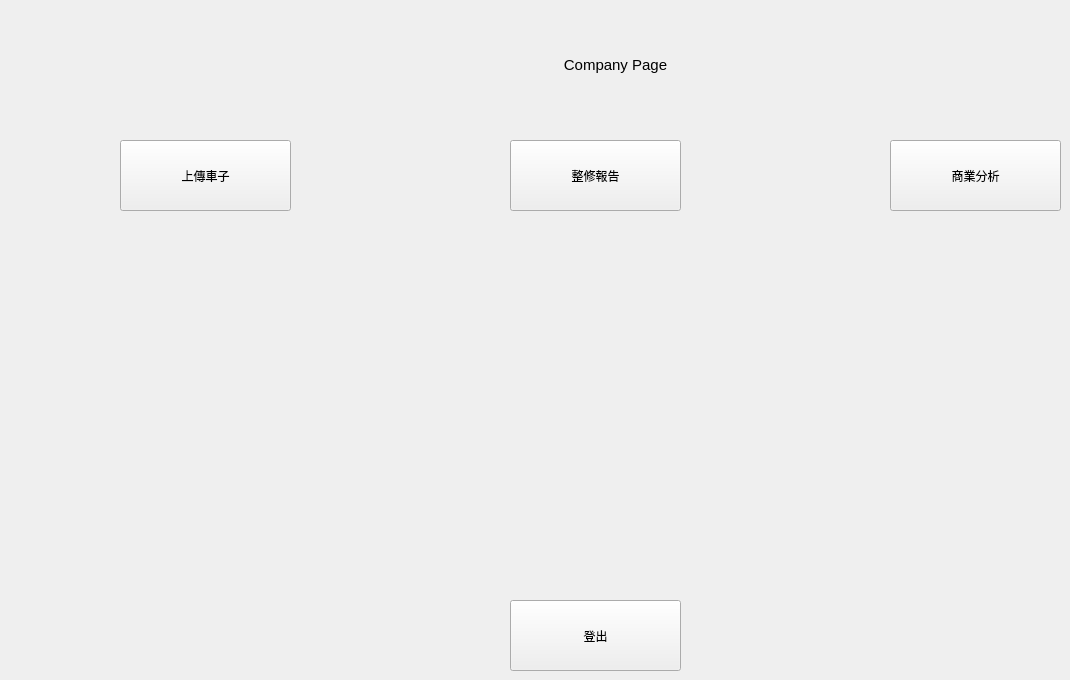
    <widget class="QWidget" name="Company_page">
     <widget class="QLabel" name="label_4">
      <property name="geometry">
       <rect>
        <x>540</x>
        <y>40</y>
        <width>151</width>
        <height>51</height>
       </rect>
      </property>
      <property name="text">
       <string>&lt;html&gt;&lt;head/&gt;&lt;body&gt;&lt;p align=&quot;center&quot;&gt;&lt;span style=&quot; font-size:11pt;&quot;&gt;Company Page&lt;/span&gt;&lt;/p&gt;&lt;/body&gt;&lt;/html&gt;</string>
      </property>
     </widget>
     <widget class="QPushButton" name="Upload_Car_Button">
      <property name="geometry">
       <rect>
        <x>120</x>
        <y>140</y>
        <width>171</width>
        <height>71</height>
       </rect>
      </property>
      <property name="text">
       <string>上傳車子</string>
      </property>
     </widget>
     <widget class="QPushButton" name="company_Rapair_Report_Button">
      <property name="geometry">
       <rect>
        <x>510</x>
        <y>140</y>
        <width>171</width>
        <height>71</height>
       </rect>
      </property>
      <property name="text">
       <string>整修報告</string>
      </property>
     </widget>
     <widget class="QPushButton" name="company_Business_Analyze_Button">
      <property name="geometry">
       <rect>
        <x>890</x>
        <y>140</y>
        <width>171</width>
        <height>71</height>
       </rect>
      </property>
      <property name="text">
       <string>商業分析</string>
      </property>
     </widget>
     <widget class="QPushButton" name="company_Rapair_Report_Button_2">
      <property name="geometry">
       <rect>
        <x>510</x>
        <y>600</y>
        <width>171</width>
        <height>71</height>
       </rect>
      </property>
      <property name="text">
       <string>登出</string>
      </property>
     </widget>
    </widget>
